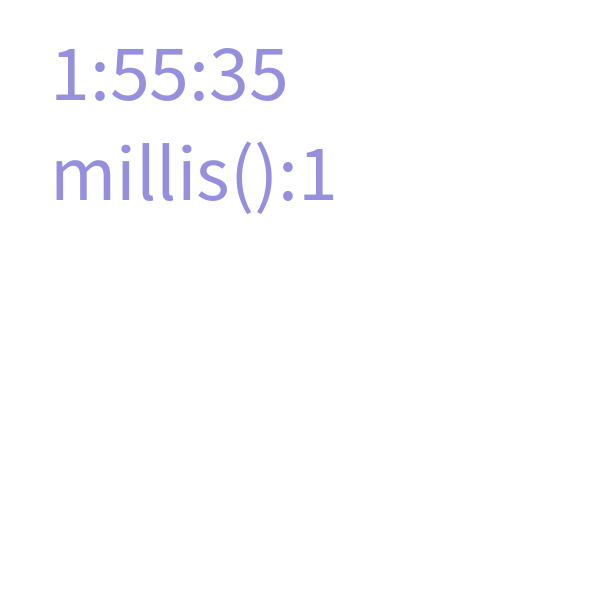
Frame 1 (no input)
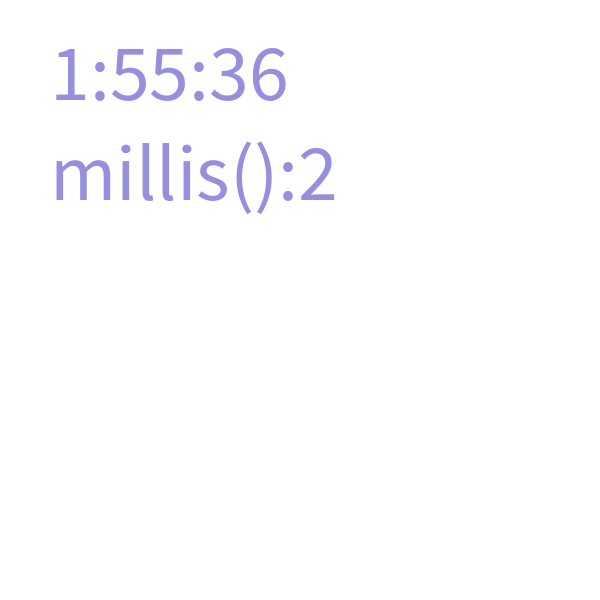
Frame 60 (the mouse pressed at the canvas centre just before this capture)
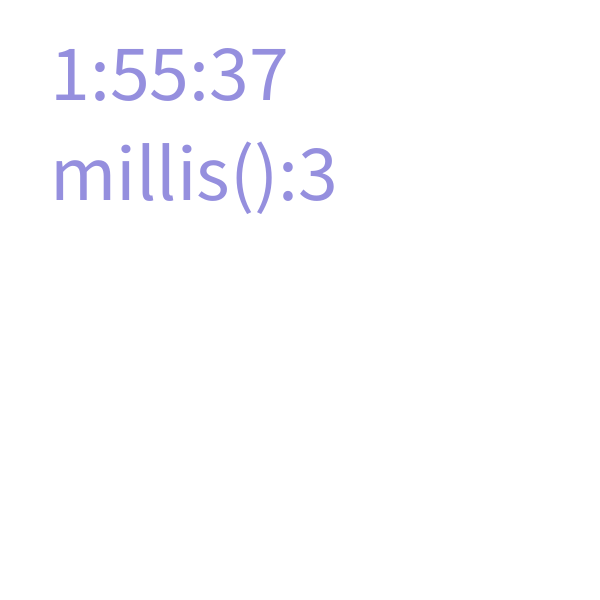
Frame 120 (the mouse held since frame 60 and released just before this capture)

The Processing sketch that drew these frames (run headless with seeded random() and noise(); from frame 60 on, the mouse is pressed at the canvas centre):

// Processing sketch: week08_5_textsize
// ── week08_5_textsize.pde
void setup(){
  size(600,600);//視窗大小
  fill(#958FDE);//文字顏色
  textSize(80);
}
void draw(){
  background(255);//背景白色
  text(hour()+":"+minute()+":"+second(),50,100);
  text("millis():"+millis()/1000,50,200);
  //millis千分之一秒
}//每秒60frame
